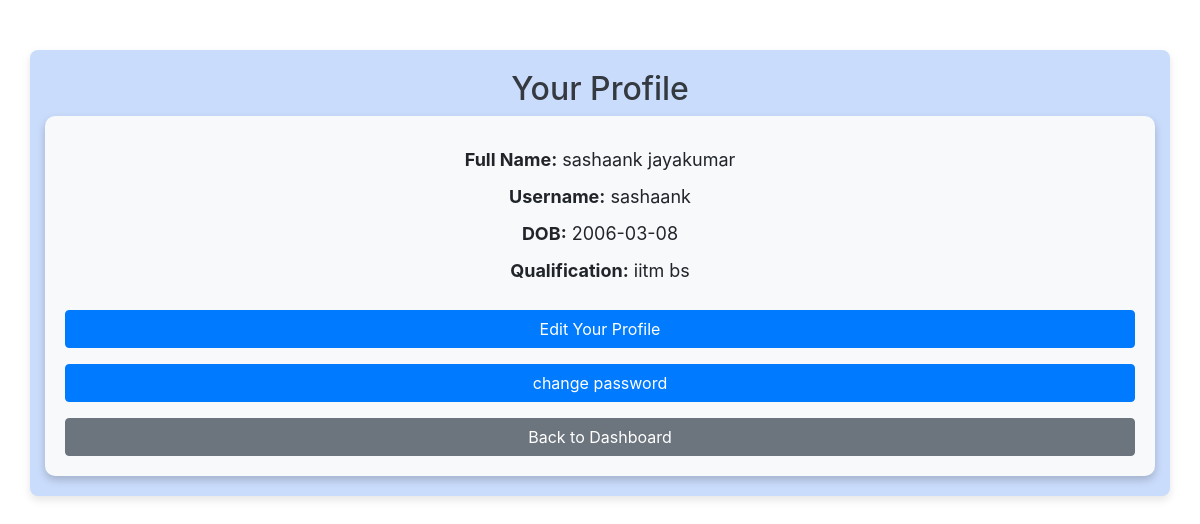
The app's page /profile (signed in) with its own data.
### app.py (models this page shows)
class User(db.Model):
    id = db.Column(db.Integer, primary_key=True)
    username = db.Column(db.String(80), unique=True, nullable=False)
    password = db.Column(db.String(120), nullable=False)
    full_name = db.Column(db.String(120), nullable=False)
    qualification = db.Column(db.String(120))
    dob = db.Column(db.Date)

### app.py (the view)
@app.route("/profile")
def profile():
    user_id = session.get("user_id")
    if not user_id:  # If user_id is None, redirect to login
        return redirect(url_for("index"))
    user = User.query.get(user_id)  # Fetch user from database
    if not user:  # If user does not exist, redirect to login
        return redirect(url_for("index"))
    return render_template("profile.html", user=user)

### templates/profile.html (shortened to what this page needs)
{% extends "base.html" %}
{% block body %}
<div class="container profile-container">
    <h2 class="text-center">Your Profile</h2>
    <div class="profile-card">
        <p><strong>Full Name:</strong> {{ user.full_name }}</p>
        <p><strong>Username:</strong> {{ user.username }}</p>
        <p><strong>DOB:</strong> {{ user.dob }}</p>
        <p><strong>Qualification:</strong> {{ user.qualification }}</p>
        <a href="{{ url_for('edit_profile') }}" class="btn btn-primary mt-3">Edit Your Profile</a>
        <a href="{{ url_for('change_password') }}"  class="btn btn-primary mt-3">change password</a>
        <a href="{{ url_for('user_dashboard') }}" class="btn btn-secondary mt-3">Back to Dashboard</a>
    </div>
</div>
{% endblock %}

### static/css/main.css (style rules this page uses)
body { font-family: 'Arial', sans-serif; background-image: url(https://preview.colorkit.co/color/1a1f33.png?static=true); background-size: cover; margin: 0; padding: 0; }
.container { max-width: 900px; margin: 40px auto; background-color: #CADCFC; padding: 20px; border-radius: 8px; box-shadow: 0 4px 8px rgba(0, 0, 0, 0.1); }
h2, h4 { color: #343a40; }
.btn { border-radius: 50px; padding: 8px 15px; }
.btn-primary { background-color: #007bff; border: none; }
.profile-container { max-width: 600px; margin: 50px auto; text-align: center; }
.profile-card { background: #f8f9fa; padding: 20px; border-radius: 10px; box-shadow: 0 4px 8px rgba(0, 0, 0, 0.2); }
.profile-card p { font-size: 18px; margin: 10px 0; }
.profile-card .btn { width: 100%; margin-top: 10px; }

### records on screen
User: full_name "sashaank jayakumar", username "sashaank", dob "2006-03-08", qualification "iitm bs"
